Frame 1 (no input): blank canvas, image omitted
Frame 60 (no input): blank canvas, image omitted
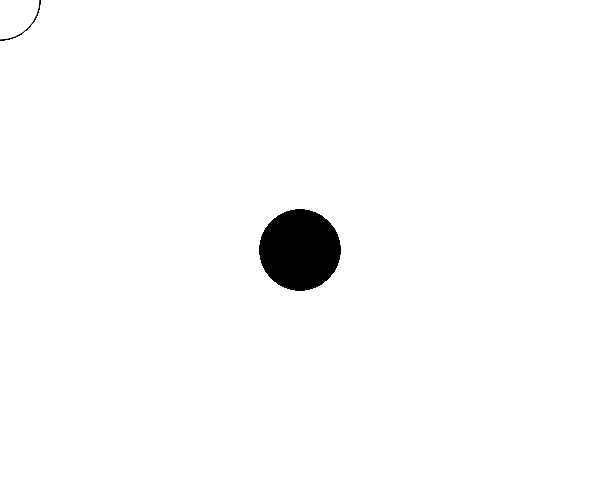
Frame 120 (the mouse pressed at the canvas centre since frame 60)

The p5.js sketch whose frames 1 and 60 were blank and that drew this single picture after the mouse press (run headless with seeded random() and noise() and a simulated clock; from frame 60 on, the mouse is pressed at the canvas centre):

// p5.js sketch
// ── sketch.js
function setup() {
  // put setup code here

  createCanvas(600, 500);
}

function draw() {
  // put drawing code here

   if(mouseIsPressed) {
    fill(0);
      } else {
        fill(255);
      }
      ellipse(mouseX, mouseY, 80, 80);
}
